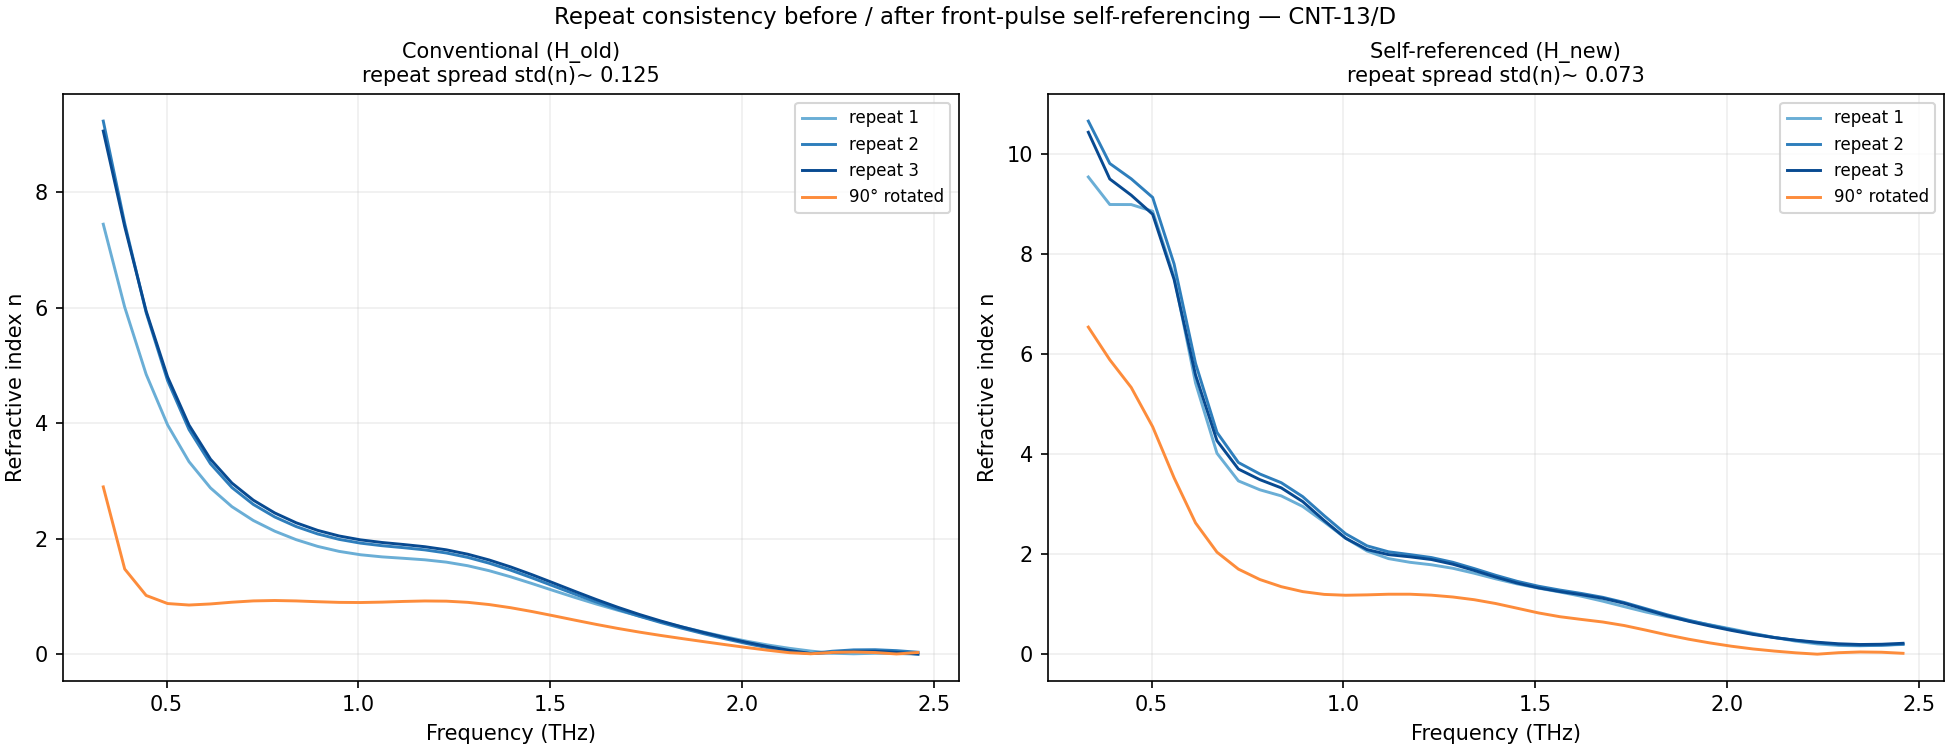

The Python source for this figure:
"""Figure D: Repeat-measurement consistency + anisotropy.

Runs the full analysis pipeline (including n, k inversion) for all sample
files in CNT-13/D, with and without front-pulse self-referencing. Shows:
  - how much the extracted n(f) spread shrinks between repeats at the same
    orientation (11% -> 4% according to ANALYSIS_NOTES §11);
  - that the 90°-rotated measurement stays cleanly separated from the 0°
    repeats after self-referencing, revealing real optical anisotropy that
    was previously buried under drift artefacts.

Run:
    .venv/Scripts/python.exe reports/group_meeting_window_selfref/fig_repeat_consistency.py
"""

from __future__ import annotations

import os
import sys

import numpy as np
import matplotlib

matplotlib.use("Agg")
import matplotlib.pyplot as plt

REPO_ROOT = os.path.dirname(os.path.dirname(os.path.dirname(os.path.abspath(__file__))))
sys.path.insert(0, REPO_ROOT)

from dataset_core.dataset import DataSet
from dataset_core.adapters import thz_adapter as thz

OUTPUT_DIR = os.path.dirname(os.path.abspath(__file__))
SECOND_REFLECTION_DIR = (
    r"C:\Users\Samuel\Data\THz\Sam\Analysis\CNT-13\D\segmented\second_reflection"
)

# Orientation groups (filename stems): parallel = 0°, perp = 90°
PARALLEL_STEMS = {"sample_a-45", "sample_a-45_1", "sample_a-45_2"}
PERP_STEMS = {"sample_a-45_p_5_0.05"}

SAMPLE_LABELS = {
    "sample_a-45": "repeat 1",
    "sample_a-45_1": "repeat 2",
    "sample_a-45_2": "repeat 3",
    "sample_a-45_p_5_0.05": "90° rotated",
}

GEOMETRY_KWARGS = {
    "geometry": "window",
    "theta_deg": 45.0,
    "polarization": "s",
    "n_window": 1.95,
}

SNR_THRESH_DB = 20
ANALYSIS_BAND_THZ = (0.3, 2.5)


def _run_full_pipeline(second_dir: str, self_reference: bool) -> DataSet:
    """Run phase-2 pipeline through invert_nk_reflection, return dataset."""
    dataset = DataSet(second_dir)
    dataset.load_all_data(case_insensitive=True)
    thz.subtract_baseline(dataset, show_graph=False)
    dataset.group_files(keywords=["type"])
    thz.global_truncate(dataset)
    thz.window_time(
        dataset,
        config={"window": {"type": "hann", "alpha": 0.2}},
        show_graph=False,
    )
    thz.zero_pad(dataset, config={"pad": {"extend_factor": 3.0}}, show_graph=False)
    thz.fft_spectrum(dataset)
    thz.transfer_function(
        dataset,
        config={
            "transfer": {"apply_snr_mask": True, "self_reference": self_reference},
            "mask": {
                "snr_thresh_db": SNR_THRESH_DB,
                "tail_fraction": 0.25,
                "min_contiguous_bins": 3,
            },
        },
        ref_type="reference",
    )
    thz.invert_nk_reflection(dataset, **GEOMETRY_KWARGS)
    return dataset


def _n_in_band(proc_dict: dict, band_thz: tuple) -> np.ndarray | None:
    n_vals = proc_dict.get("n")
    freq_thz_arr = proc_dict.get("fft_freq")
    mask_arr = proc_dict.get("transfer_mask")
    if n_vals is None or freq_thz_arr is None:
        return None
    freq_thz = freq_thz_arr * 1e-12
    band_mask = (freq_thz >= band_thz[0]) & (freq_thz <= band_thz[1])
    if mask_arr is not None:
        band_mask = band_mask & mask_arr
    return n_vals[band_mask]


def _spread_rms(n_matrix: list[np.ndarray]) -> float:
    """RMS standard deviation across repeat curves (common length required)."""
    if len(n_matrix) < 2:
        return float("nan")
    min_len = min(len(row) for row in n_matrix)
    stacked = np.column_stack([row[:min_len] for row in n_matrix])
    return float(np.mean(np.std(stacked, axis=1)))


def main() -> None:
    if not os.path.isdir(SECOND_REFLECTION_DIR):
        print(f"ERROR: directory not found: {SECOND_REFLECTION_DIR}")
        return

    print("Running pipeline — conventional reference (self_reference=False) ...")
    dataset_old = _run_full_pipeline(SECOND_REFLECTION_DIR, self_reference=False)
    print("\nRunning pipeline — self-referenced (self_reference=True) ...")
    dataset_new = _run_full_pipeline(SECOND_REFLECTION_DIR, self_reference=True)

    sample_files = sorted(
        fname for fname, _ in dataset_old.data.items()
        if not dataset_old.data.is_reference(fname)
    )

    fig, axes = plt.subplots(1, 2, figsize=(13, 5), sharey=False, layout="constrained")
    ax_old, ax_new = axes
    fig.suptitle(
        "Repeat consistency before / after front-pulse self-referencing — CNT-13/D",
        fontsize=11,
    )

    parallel_colors = plt.cm.Blues(np.linspace(0.5, 0.9, len(PARALLEL_STEMS)))
    perp_colors = plt.cm.Oranges(np.linspace(0.5, 0.9, len(PERP_STEMS)))

    parallel_color_iter = iter(parallel_colors)
    perp_color_iter = iter(perp_colors)

    n_parallel_old: list[np.ndarray] = []
    n_parallel_new: list[np.ndarray] = []

    for filename in sample_files:
        stem = filename.replace(".acc", "")
        label = SAMPLE_LABELS.get(stem, stem)
        is_parallel = stem in PARALLEL_STEMS
        color = next(parallel_color_iter) if is_parallel else next(perp_color_iter)

        proc_old = dataset_old.data[filename].processing_dict
        proc_new = dataset_new.data[filename].processing_dict

        freq_thz = proc_old["fft_freq"] * 1e-12
        mask_old = proc_old.get("transfer_mask", np.ones(freq_thz.shape, dtype=bool))
        mask_new = proc_new.get("transfer_mask", np.ones(freq_thz.shape, dtype=bool))
        band_old = mask_old & (freq_thz >= ANALYSIS_BAND_THZ[0]) & (freq_thz <= ANALYSIS_BAND_THZ[1])
        band_new = mask_new & (freq_thz >= ANALYSIS_BAND_THZ[0]) & (freq_thz <= ANALYSIS_BAND_THZ[1])

        n_old = proc_old.get("n")
        n_new = proc_new.get("n")
        if n_old is None or n_new is None:
            print(f"  WARNING: n not found for {filename}; skipping.")
            continue

        ax_old.plot(freq_thz[band_old], n_old[band_old], color=color, lw=1.4, label=label)
        ax_new.plot(freq_thz[band_new], n_new[band_new], color=color, lw=1.4, label=label)

        if is_parallel:
            n_band_old = n_old[band_old]
            n_band_new = n_new[band_new]
            if len(n_band_old):
                n_parallel_old.append(n_band_old)
            if len(n_band_new):
                n_parallel_new.append(n_band_new)

    spread_old = _spread_rms(n_parallel_old)
    spread_new = _spread_rms(n_parallel_new)

    for ax, title, spread in [
        (ax_old, f"Conventional (H_old)\nrepeat spread std(n)~ {spread_old:.3f}", spread_old),
        (ax_new, f"Self-referenced (H_new)\nrepeat spread std(n)~ {spread_new:.3f}", spread_new),
    ]:
        ax.set_xlabel("Frequency (THz)")
        ax.set_ylabel("Refractive index n")
        ax.set_title(title, fontsize=10)
        ax.legend(fontsize=8)
        ax.grid(True, alpha=0.2)

    print(f"\nRepeat spread (rms std of n in {ANALYSIS_BAND_THZ[0]}–{ANALYSIS_BAND_THZ[1]} THz):")
    print(f"  Conventional :  std(n) = {spread_old:.4f}")
    print(f"  Self-referenced: std(n) = {spread_new:.4f}")
    if not np.isnan(spread_old) and spread_old > 0:
        print(f"  Improvement:    {spread_old / spread_new:.1f}× reduction in spread")

    out_path = os.path.join(OUTPUT_DIR, "fig_repeat_consistency.png")
    fig.savefig(out_path, dpi=150)
    print(f"\nWrote {out_path}")


if __name__ == "__main__":
    main()
